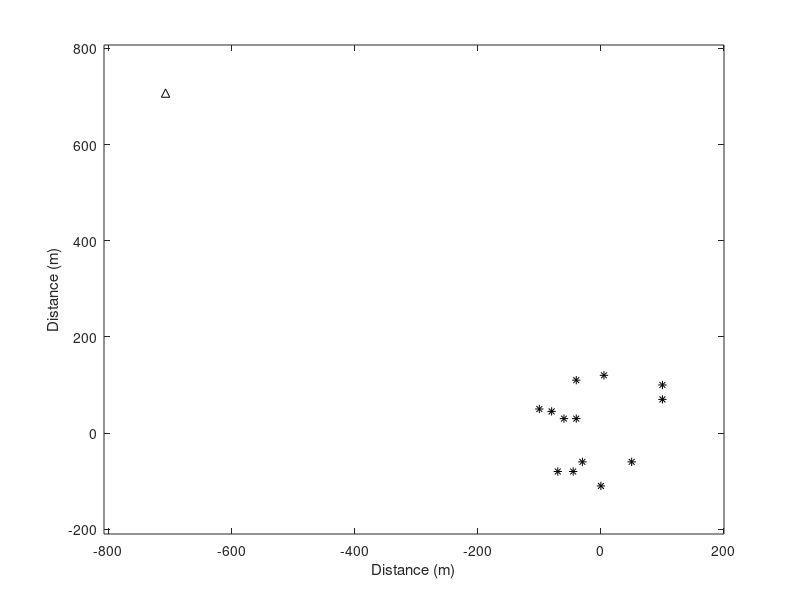
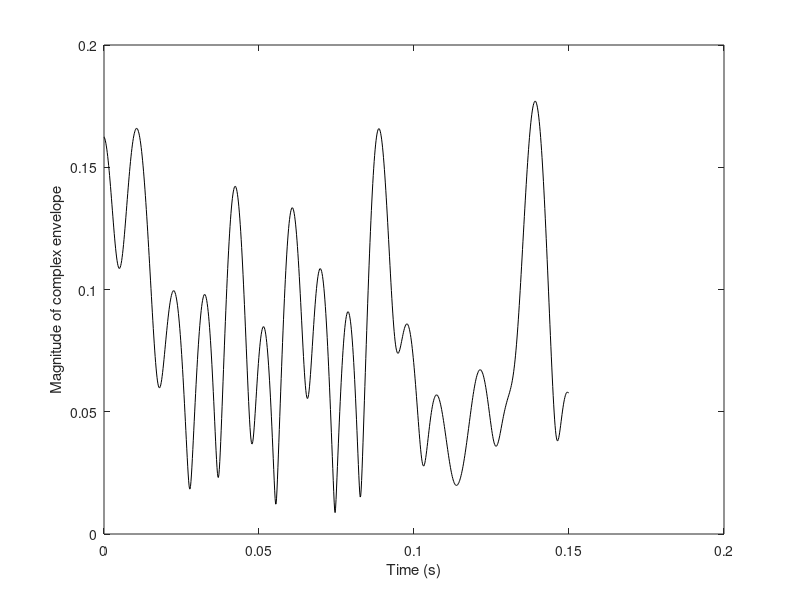
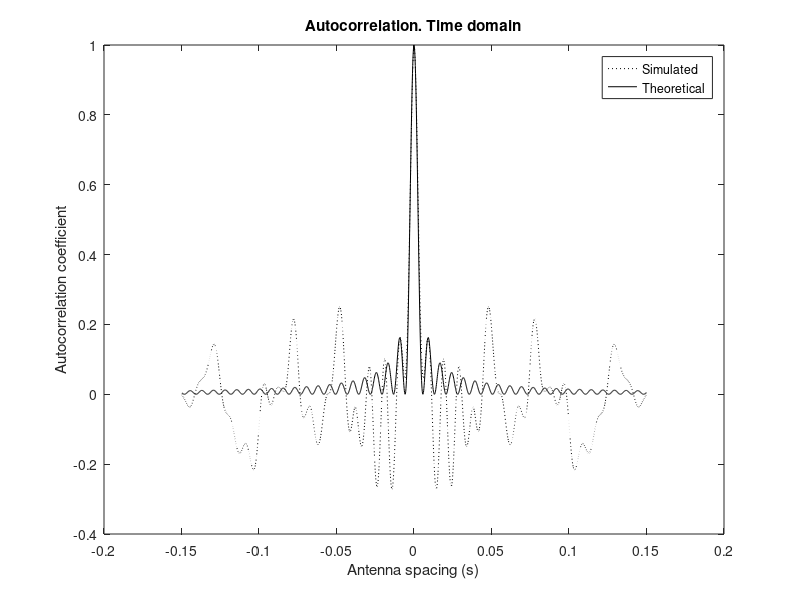
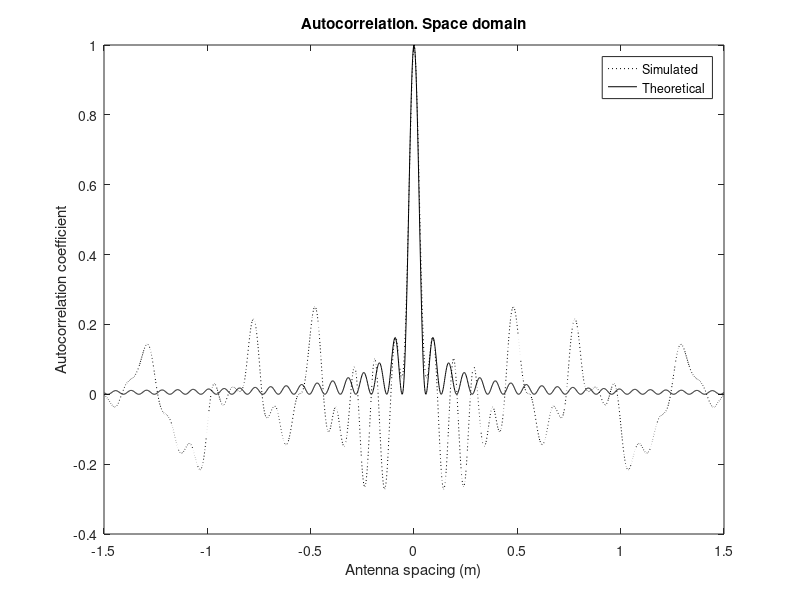

These charts were generated, in order, by the following MATLAB code: (Note: this script raises an error after producing the figures.)
%
% p5oject55
%
%=============================== RESET ==================================
clear
close all
clc
% basic inputs ==========================================================

fc=2000;     % MHz  Carrier frequency
F=100;        % sampling rate: fraction of wave length
V=10;        %  m/s MS1 speed 
NFFT=128;    % Number of points in FFT
Nsamples=1000 % Number of samples 
avPower=-20;   % 0.5*sigma^2  RMSsquared value

% geometry inputs ========================================================

dBS=1000;     
angleBS=135;
BSx=dBS*cosd(angleBS) % location of transmitter (BS) x-coordinate
BSy=dBS*sind(angleBS)  % location of transmitter (BS) y-coordinate


% locations of point scatterers =========================================

SC=[100 100
    -100 50
    -40 30
    100 70
    -70 -80
    -30 -60
    5 120
    -40 110
    0 -110
    -60 30
    50 -60
    -80 45
    -45 -80];

SCx=SC(:,1);
SCy=SC(:,2);

NSC=length(SCx); % Number of scatterers; 

figure,plot(SCx,SCy,'k*', BSx,BSy,'k^'), hold on

% indirect parameters ===================================================
lambdac=300/fc;    % m wavelength
Dx=lambdac/F;      % m sampling spacing 
ts=Dx/V;          % s time sampling interval
fs=1/ts;           % Hz sampling frequency
kc=2*pi/lambdac;   % propagation constant

a=sqrt(10.^(avPower/10)/NSC)  % magnitude of echoes
sigma=sqrt(0.5*10.^(avPower/10))     % Rayleigh parameter

fm=V/lambdac;       % max Doppler shift

timeaxis=ts.*[0:Nsamples-1];

MS0=-V*timeaxis(end)/2;        % initial location of receiver (MS) x-coordinate

MSx=MS0+V.*timeaxis;  % MS route along x-axis
MSy=zeros(Nsamples);  % MS route along x-axis (y=0)
plot(MSx,MSy,'k')
xlabel('Distance (m)');
ylabel('Distance (m)');

MINx=min(min(BSx, SCx))-100;
MAXx=max(max(BSx, SCx))+100;
MINy=min(min(min(BSy, SCy)))-100;
MAXy=max(max(max(BSy, SCy)))+100;
axis([MINx MAXx MINy MAXy])


% calculate distance matrix =============================================
distBSSC=sqrt((BSx-SCx).^2+(BSy-SCy).^2);

distBSSCext=repmat(distBSSC,1,Nsamples);

distSCMS=zeros(NSC,Nsamples);
for ii=1:Nsamples
    distSCMS(:,ii)=sqrt((SCx-MSx(ii)).^2+SCy.^2);
end

distBSSCMS=distBSSCext+distSCMS;

% calculate complex envelope ===========================================
ray=a*exp(-j*kc*distBSSCMS);
r=sum(ray);

% plot amplitude and phase =============================================
figure,plot(timeaxis,abs(r),'k')
xlabel('Time (s)')
ylabel('Magnitude of complex envelope')

% Autocorrelation of magnitude |r| with time/distance =====================

rho=xcorr(abs(r)-mean(abs(r)),'coeff');
timelags=([0:length(rho)-1]-length(rho)/2+1)*ts
distancelags=([0:length(rho)-1]-length(rho)/2+1)*Dx
rhotheoretical=besselj(0,timelags*2*pi*fm).^2;
figure,plot(timelags,rho,'k:',timelags,rhotheoretical,'k')
xlabel('Antenna spacing (s)')
ylabel('Autocorrelation coefficient')
title('Autocorrelation. Time domain') 
legend('Simulated','Theoretical')

figure,plot(distancelags,rho,'k:',distancelags,rhotheoretical,'k')
xlabel('Antenna spacing (m)')
ylabel('Autocorrelation coefficient')
title('Autocorrelation. Space domain') 
legend('Simulated','Theoretical')

% =================== Switch diversity ==================================
% ==== at 1/8 lambda

offset0125=round(F/8);
series1=abs(r(1:length(r)-offset0125));
series2=abs(r(offset0125+1:length(r)));
divseries0125=max(series1,series2);
figure,plot(timeaxis(1:length(series1)),20*log10(series1),'k:', ...
    timeaxis(1:length(series1)),20*log10(series2),'k-.',...
    timeaxis(1:length(series1)), 20*log10(divseries0125),'k')
xlabel('Time (s)')
ylabel('Relative received signal level (dB)')
title('Selection diversity. Spacing 1/8 \lambda. S1, S2 and Combination of S1 and S2')

% ==== at 1/4 lambda

offset025=round(F/4);
series1=abs(r(1:length(r)-offset025));
series2=abs(r(offset025+1:length(r)));
divseries025=max(series1,series2);
figure,plot(timeaxis(1:length(series1)),20*log10(series1),'k:', ...
    timeaxis(1:length(series1)),20*log10(series2),'k-.',...
    timeaxis(1:length(series1)), 20*log10(divseries025),'k')
xlabel('Time (s)')
ylabel('Relative received signal level (dB)')
title('Selection diversity. Spacing 1/4 \lambda. S1, S2 and Combination of S1 and S2')

% ==== at 1/2 lambda

offset05=round(F/2);
series1=abs(r(1:length(r)-offset05));
series2=abs(r(offset05+1:length(r)));
divseries05=max(series1,series2);
figure,plot(timeaxis(1:length(series1)),20*log10(series1),'k:', ...
    timeaxis(1:length(series1)),20*log10(series2),'k-.',...
    timeaxis(1:length(series1)), 20*log10(divseries05),'k')
xlabel('Time (s)')
ylabel('Relative received signal level (dB)')
title('Selection diversity. Spacing 1/2 \lambda. S1, S2 and Combination of S1 and S2')

% ==== at 1 lambda

offset1=F;
series1=abs(r(1:length(r)-offset1));
series2=abs(r(offset1+1:length(r)));
divseries1=max(series1,series2);
figure,plot(timeaxis(1:length(series1)),20*log10(series1),'k:', ...
    timeaxis(1:length(series1)),20*log10(series2),'k-.',...
    timeaxis(1:length(series1)), 20*log10(divseries1),'k')
xlabel('Time (s)')
ylabel('Relative received signal level (dB)')
title('Selection diversity. Spacing \lambda. S1, S2 and Combination of S1 and S2')

% ======= calculating diversity gain using CDF ====================

[CDFx,CDFy]=fCDF(20*log10(abs(r)));
[CDFx0125,CDFy0125]=fCDF(20*log10(divseries0125));
[CDFx025,CDFy025]=fCDF(20*log10(divseries025));
[CDFx05,CDFy05]=fCDF(20*log10(divseries05));
[CDFx1,CDFy1]=fCDF(20*log10(divseries1));
figure, semilogy(CDFx,CDFy,'k', CDFx0125,CDFy0125,'k:', CDFx025,CDFy025,'k-.',CDFx05,CDFy05,'k--',CDFx1,CDFy1,'k.')
xlabel('Relative received signal level (dB)')
ylabel('Probability the abscissa is not exceeded')
legend('w/o diversity','\lambda/8 separation','\lambda/4 separation','\lambda/2 separation','\lambda separation', 'Location', 'SouthEast')
